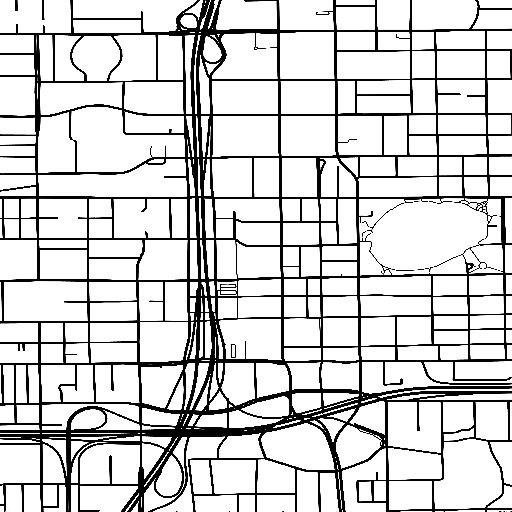
#> input picture 300/maybego.png, 512 x 512 px, found by its file name
$ python maker.py
#> lines starting #> are read from the running program, lines starting #| are printed output that depends on the picture
import cv2
import numpy as np
import PIL
from PIL import Image
roads = cv2.imread("maybego.png")[:,:,0]
#> roads: shape (512, 512); min 0, max 255, mean 210.8
buildings = cv2.imread("go.png")[:,:,0]
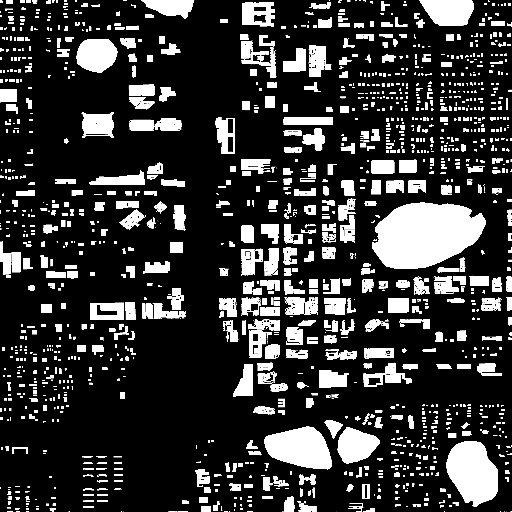
#> input picture 300/go.png, 512 x 512 px, found by its file name
#> buildings: shape (512, 512); min 0, max 255, mean 55.1
arr = np.zeros_like(roads)

for i in range(roads.shape[0]):
    for j in range(buildings.shape[1]):
        if(roads[i,j] < 100):
            arr[i,j] += -1
        if(buildings[i,j] > 100):
            arr[i,j] += 1
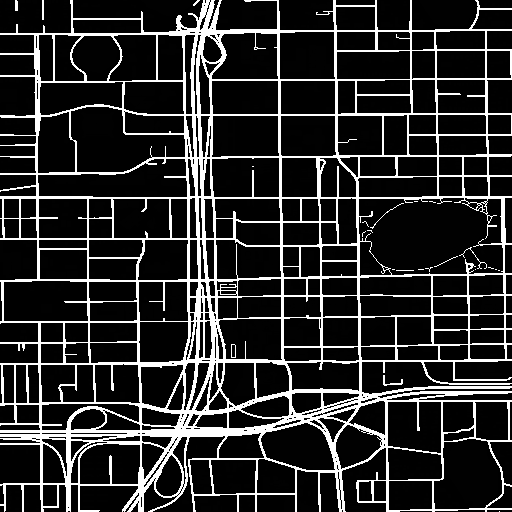
#> arr: shape (512, 512); min 0, max 255, mean 44
np.savetxt('map.txt',arr,fmt="%d")
#arr += 50
#final = Image.fromarray(arr)
#final.save('test.png')
